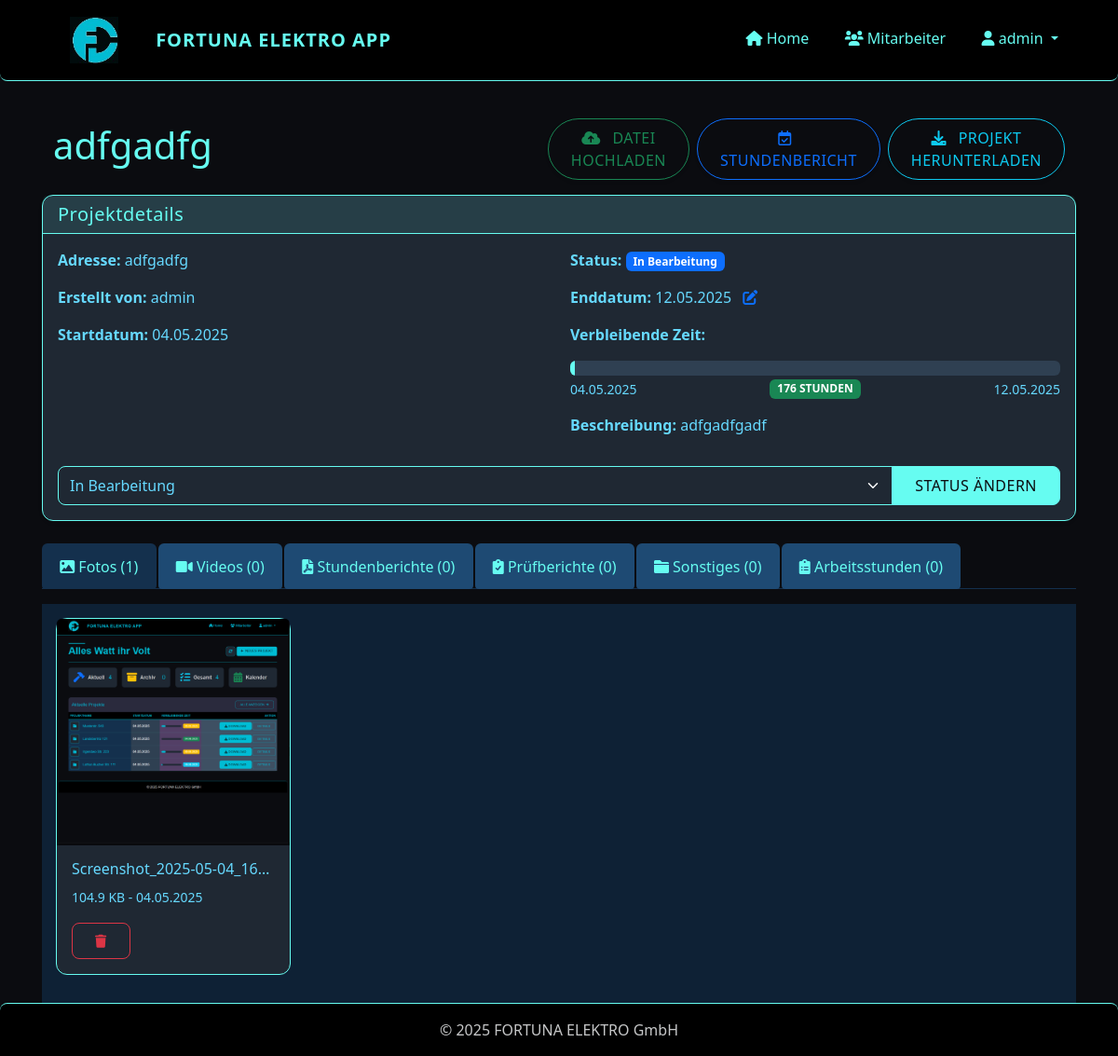
/project/5 (signed in), run on the app's committed database.
### app/models/user.py (models this page shows, shortened)
class User(UserMixin, db.Model):
    id = db.Column(db.Integer, primary_key=True)
    username = db.Column(db.String(64), unique=True, nullable=False)
    password_hash = db.Column(db.String(128), nullable=False)
    role = db.Column(db.String(20), nullable=False, default='installateur')  # 'admin' oder 'installateur'
    is_active = db.Column(db.Boolean, default=True)
    created_at = db.Column(db.DateTime, default=datetime.utcnow)
    projects = db.relationship('Project', backref='creator', lazy='dynamic')
    files = db.relationship('File', backref='uploader', lazy='dynamic')
    timesheets = db.relationship('Timesheet', backref='employee', lazy='dynamic')
    def is_admin(self):
        return self.role == 'admin'

### app/models/project.py (models this page shows, shortened)
class Project(db.Model):
    id = db.Column(db.Integer, primary_key=True)
    name = db.Column(db.String(128), nullable=False)  # Adresse als Projektname
    description = db.Column(db.Text)
    start_date = db.Column(db.DateTime, default=datetime.utcnow)
    end_date = db.Column(db.DateTime)
    status = db.Column(db.String(20), default='in_bearbeitung')  # 'in_bearbeitung', 'abgeschlossen', 'archiviert'
    creator_id = db.Column(db.Integer, db.ForeignKey('user.id'))
    files = db.relationship('File', backref='project', lazy='dynamic', cascade='all, delete-orphan')
    timesheets = db.relationship('Timesheet', backref='project', lazy='dynamic', cascade='all, delete-orphan')
    def get_progress_percentage(self):
        if not self.end_date or not self.start_date:
            return 0
        now = datetime.now()
        if now < self.start_date:
            return 0
        if now > self.end_date:
            return 100
        total_duration = (self.end_date - self.start_date).total_seconds()
        elapsed_time = (now - self.start_date).total_seconds()
        if total_duration == 0:
            return 100
        progress = (elapsed_time / total_duration) * 100
        return min(round(progress), 100)  # Ensure we don't exceed 100%
    def get_remaining_hours(self):
        if not self.end_date:
            return None
        now = datetime.now()
        time_diff = self.end_date - now
        total_hours = int(time_diff.total_seconds() / 3600)
        if total_hours < 0:
            return 0
        return total_hours

### app/models/file.py (models this page shows, shortened)
class File(db.Model):
    id = db.Column(db.Integer, primary_key=True)
    filename = db.Column(db.String(128), nullable=False)
    original_filename = db.Column(db.String(128), nullable=False)
    file_type = db.Column(db.String(20), nullable=False)  # 'foto', 'video', 'stundenbericht', 'pruefbericht', 'sonstiges'
    file_path = db.Column(db.String(256), nullable=False)
    file_size = db.Column(db.Integer, nullable=False)
    upload_date = db.Column(db.DateTime, default=datetime.utcnow)
    project_id = db.Column(db.Integer, db.ForeignKey('project.id'), nullable=False)
    uploader_id = db.Column(db.Integer, db.ForeignKey('user.id'), nullable=False)

### app/routes/projects.py (the view)
@projects.route('/project/<int:project_id>')
@login_required
def view_project(project_id):
    project = Project.query.get_or_404(project_id)
    status_form = ProjectStatusForm(obj=project)
    photos = project.files.filter_by(file_type='foto').all()
    videos = project.files.filter_by(file_type='video').all()
    timesheets = project.files.filter_by(file_type='stundenbericht').all()
    reports = project.files.filter_by(file_type='pruefbericht').all()
    other_files = project.files.filter_by(file_type='sonstiges').all()
    timesheets_data = project.timesheets.order_by(Timesheet.date.desc()).all()
    status_form = ProjectStatusForm()
    status_form.status.data = project.status
    end_date_form = ProjectEndDateForm()
    if project.end_date:
        end_date_form.end_date.data = project.end_date
    return render_template(
        'projects/view.html',
        title=project.name,
        project=project,
        photos=photos,
        videos=videos,
        timesheets=timesheets,
        reports=reports,
        other_files=other_files,
        timesheets_data=timesheets_data,
        status_form=status_form,
        end_date_form=end_date_form
    )

### app/templates/projects/view.html (shortened to what this page needs)
{% extends "base.html" %}
{% block content %}
<div class="container-fluid py-3">
  <div class="row align-items-center">
    <div class="col-12 col-md-6 mb-3 mb-md-0">
      <h1 style="color: var(--accent)">{{ project.name }}</h1>
    </div>
    <div class="col-12 col-md-6">
        <div class="d-flex flex-column flex-sm-row gap-2 justify-content-start justify-content-md-end">
            <a href="{{ url_for('files.upload_file', project_id=project.id) }}" class="btn btn-outline-success rounded-pill shadow-sm px-4 py-2">
              <i class="fas fa-cloud-upload-alt me-2" ></i>
              <span>Datei hochladen</span>
            </a>
            <a href="{{ url_for('timesheets.new_timesheet', project_id=project.id) }}" class="btn btn-outline-primary rounded-pill shadow-sm px-4 py-2">
              <i class="far fa-calendar-check me-2" ></i>
              <span>Stundenbericht</span>
            </a>
            <a href="{{ url_for('files.download_project', project_id=project.id) }}" class="btn btn-outline-info rounded-pill shadow-sm px-4 py-2">
              <i class="fas fa-download me-2" ></i>
              <span>Projekt herunterladen</span>
            </a>
          </div>
    </div>
  </div>
</div>
<div class="card mb-4 shadow-sm">
    <div class="card-header">
        <h5 class="mb-0">Projektdetails</h5>
    </div>
    <div class="card-body">
        <div class="row">
            <div class="col-md-6">
                <p><strong>Adresse:</strong> {{ project.name }}</p>
                <p><strong>Erstellt von:</strong> {{ project.creator.username }}</p>
                <p><strong>Startdatum:</strong> {{ project.start_date.strftime('%d.%m.%Y') }}</p>
            </div>
            <div class="col-md-6">
                <p><strong>Status:</strong>
                    {% if project.status == 'in_bearbeitung' %}
                        <span class="badge bg-primary">In Bearbeitung</span>
                    {% elif project.status == 'archiviert' %}
                        <span class="badge bg-secondary">Archiviert</span>
                    {% endif %}
                </p>
{% if project.end_date %}
<p>
    <strong>Enddatum:</strong> {{ project.end_date.strftime('%d.%m.%Y') }}
    <a href="#" data-bs-toggle="modal" data-bs-target="#changeEndDateModal" title="Enddatum ändern">
        <i class="fas fa-edit ms-2"></i>
    </a>
</p>
<div class="countdown-container mt-2 mb-3">
    <p><strong>Verbleibende Zeit:</strong></p>
    <div class="progress" style="height: 16px; background-color: #2f4052;">
        <div class="progress-bar" id="project-progress-bar" role="progressbar"
             style="background-color: var(--accent); width: {{ project.get_progress_percentage() }}%;"
             aria-valuenow="{{ project.get_progress_percentage() }}" aria-valuemin="0" aria-valuemax="100"></div>
    </div>
    <div class="d-flex justify-content-between mt-1">
        <small class="text-muted">{{ project.start_date.strftime('%d.%m.%Y') }}</small>
        <span id="countdown-timer" class="badge
            {% if project.get_remaining_hours() > 168 %}
                bg-success
            {% elif project.get_remaining_hours() > 24 %}
                bg-info
            {% elif project.get_remaining_hours() > 0 %}
                bg-warning
            {% else %}
                bg-danger
            {% endif %}">
        </span>
        <small class="text-muted">{{ project.end_date.strftime('%d.%m.%Y') }}</small>
    </div>
</div>
{% endif %}
                <p><strong>Beschreibung:</strong> {{ project.description or 'Keine Beschreibung' }}</p>
            </div>
        </div>
        <div class="mt-3">
            <form method="POST" action="{{ url_for('projects.update_status', project_id=project.id) }}">
                <div class="input-group">
                    {{ status_form.status(class="form-select") }}
                    <button type="submit" class="btn btn-primary">Status ändern</button>
                </div>
            </form>
        </div>
    </div>
</div>
<ul class="nav nav-tabs mb-3" id="projectTabs" role="tablist">
    <li class="nav-item" role="presentation">
        <button class="nav-link active" id="photos-tab" data-bs-toggle="tab" data-bs-target="#photos" type="button" role="tab">
            <i class="fas fa-image"></i> Fotos ({{ photos|length }})
        </button>
    </li>
    <li class="nav-item" role="presentation">
        <button class="nav-link" id="videos-tab" data-bs-toggle="tab" data-bs-target="#videos" type="button" role="tab">
            <i class="fas fa-video"></i> Videos ({{ videos|length }})
        </button>
    </li>
    <li class="nav-item" role="presentation">
        <button class="nav-link" id="timesheets-tab" data-bs-toggle="tab" data-bs-target="#timesheets" type="button" role="tab">
            <i class="fas fa-file-pdf"></i> Stundenberichte ({{ timesheets|length }})
        </button>
    </li>
    <li class="nav-item" role="presentation">
        <button class="nav-link" id="reports-tab" data-bs-toggle="tab" data-bs-target="#reports" type="button" role="tab">
            <i class="fas fa-clipboard-check"></i> Prüfberichte ({{ reports|length }})
        </button>
    </li>
    <li class="nav-item" role="presentation">
        <button class="nav-link" id="other-tab" data-bs-toggle="tab" data-bs-target="#other" type="button" role="tab">
            <i class="fas fa-folder"></i> Sonstiges ({{ other_files|length }})
        </button>
    </li>
    <li class="nav-item" role="presentation">
        <button class="nav-link" id="timesheet-data-tab" data-bs-toggle="tab" data-bs-target="#timesheet-data" type="button" role="tab">
            <i class="fas fa-clipboard-list"></i> Arbeitsstunden ({{ timesheets|length }})
        </button>
    </li>
</ul>
<div class="tab-content" id="projectTabsContent">
    <div class="tab-pane fade show active" id="photos" role="tabpanel">
        <div class="row">
            {% if photos %}
                {% for file in photos %}
                    <div class="col-md-4 col-lg-3 mb-4">
                        <div class="card h-100">
                            <a href="{{ url_for('files.view_file', filename=file.file_path) }}" target="_blank">
                                <img src="{{ url_for('files.view_file', filename=file.file_path) }}" class="card-img-top" alt="{{ file.original_filename }}">
                            </a>
                            <div class="card-body">
                                <h6 class="card-title text-truncate">{{ file.original_filename }}</h6>
                                <p class="card-text">
                                    <small class="text-muted">
                                        {{ (file.file_size / 1024)|round(1) }} KB -
                                        {{ file.upload_date.strftime('%d.%m.%Y') }}
                                    </small>
                                </p>
                                <a href="{{ url_for('files.delete_file', file_id=file.id) }}" class="btn btn-sm btn-outline-danger" onclick="return confirm('Wirklich löschen?')">
                                    <i class="fas fa-trash"></i>
                                </a>
                            </div>
                        </div>
                    </div>
                {% endfor %}
            {% else %}
                <div class="col-12">
                    <p class="text-muted">Keine Fotos vorhanden.</p>
                </div>
            {% endif %}
        </div>
    </div>
</div>
{% endblock %}

### app/templates/base.html (shortened to what this page needs)
<!DOCTYPE html>
<html lang="de">
<head>
    <link href="https://cdn.jsdelivr.net/npm/bootstrap@5.3.0/dist/css/bootstrap.min.css" rel="stylesheet">
    <link rel="stylesheet" href="https://cdnjs.cloudflare.com/ajax/libs/font-awesome/6.0.0/css/all.min.css">
    <link rel="stylesheet" href="{{ url_for('static', filename='css/style.css') }}">
</head>
<body>
<nav class="navbar navbar-expand-lg navbar-dark mb-4">
    <div class="container position-relative">
        <a class="navbar-brand d-flex align-items-center" href="{{ url_for('dashboard.index') }}">
            <img src="{{ url_for('static', filename='img/logo.jpg') }}" alt="Fortuna Elektro Logo"
                 style="height: 50px; width: auto; max-height: 90%; margin-right: 40px; margin-left: 30px;">
            <span style="color: var(--accent)">FORTUNA ELEKTRO APP</span>
        </a>
        <div class="collapse navbar-collapse" id="navbarNav">
            <ul class="navbar-nav ms-auto">
                {% if current_user.is_authenticated %}
                    <li class="nav-item">
                        <a class="nav-link" href="{{ url_for('dashboard.index') }}">
                            <i class="fas fa-home"></i> Home
                        </a>
                    </li>
                    {% if current_user.is_admin() %}
                        <li class="nav-item">
                            <a class="nav-link" href="{{ url_for('admin.list_users') }}">
                                <i class="fas fa-users"></i> Mitarbeiter
                            </a>
                        </li>
                    {% endif %}
                    <li class="nav-item dropdown">
                        <a class="nav-link dropdown-toggle" href="#" role="button" data-bs-toggle="dropdown">
                            <i class="fas fa-user"></i> {{ current_user.username }}
                        </a>
                    </li>
                {% else %}
                    <li class="nav-item">
                        <a class="nav-link" href="{{ url_for('auth.login') }}">
                            <i class="fas fa-sign-in-alt"></i> Anmelden
                        </a>
                    </li>
                {% endif %}
            </ul>
        </div>
    </div>
</nav>
    <div class="container mb-5">
        {% block content %}{% endblock %}
    </div>
    <footer class="footer mt-auto py-3">
        <div class="container text-center">
            <span class="text-muted">&copy; 2025 FORTUNA ELEKTRO GmbH</span>
        </div>
    </footer>
</body>
</html>

### data on the page
User: username "admin", creator.username "admin"
Project: name "adfgadfg", start_date "04.05.2025", end_date "12.05.2025", description "adfgadfgadf", status "In Bearbeitung"
File: file_path+original_filename (picture), original_filename "Screenshot_2025-05-04_16…", (file.file_size/1024)|round(1) "104.9", upload_date "04.05.2025"

### other printed values
{{ photos|length }} "1"
{{ videos|length }} "0"
{{ timesheets|length }} "0"
{{ reports|length }} "0"
{{ other_files|length }} "0"
